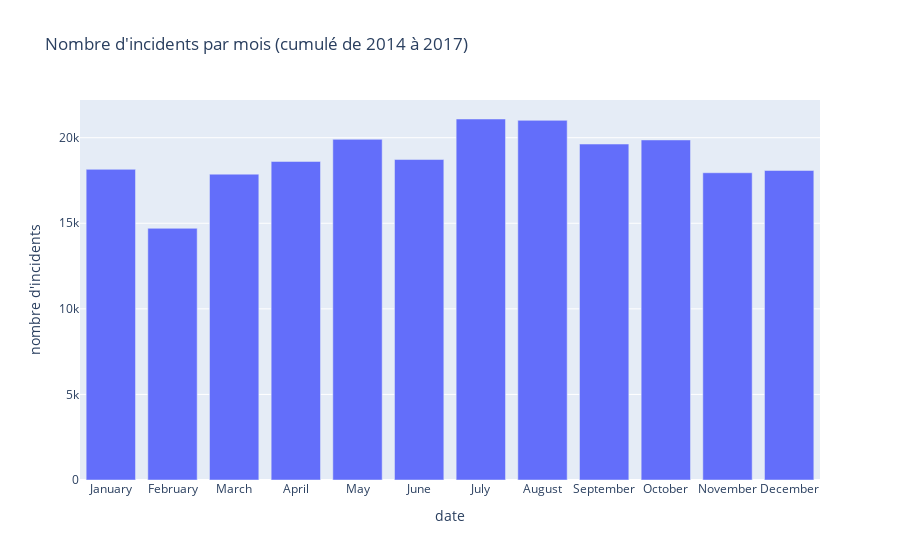

Here is the notebook cell this chart was saved with:
### Code cell
fig4 = px.bar(updated_base[updated_base['date'].dt.year.isin([2014,2015,2016,2017])], 
            x=pd.unique(updated_base[updated_base['date'].dt.year.isin([2014,2015,2016,2017])]['date'].dt.month_name()), 
            y=updated_base[updated_base['date'].dt.year.isin([2014,2015,2016,2017])].groupby(updated_base[updated_base['date'].dt.year.isin([2014,2015,2016,2017])]['date'].dt.month).count()['incident_id'],
            labels={"x":"date", "y":"nombre d'incidents"},
            title="Nombre d'incidents par mois (cumulé de 2014 à 2017)")


fig4.show()

### Figure 1 — Plotly figure (JSON) as saved in the notebook; plotly's stock layout.template omitted (floating-point values rounded to 4 significant figures)
{"data": [{"alignmentgroup": "True", "hovertemplate": "date=%{x}<br>nombre d'incidents=%{y}<extra></extra>", "legendgroup": "", "marker": {"color": "#636efa", "pattern": {"shape": ""}}, "name": "", "offsetgroup": "", "orientation": "v", "showlegend": false, "textposition": "auto", "type": "bar", "x": ["January", "February", "March", "April", "May", "June", "July", "August", "September", "October", "November", "December"], "xaxis": "x", "y": [18150, 14705, 17869, 18611, 19903, 18724, 21092, 21012, 19628, 19868, 17951, 18084], "yaxis": "y"}], "layout": {"barmode": "relative", "legend": {"tracegroupgap": 0}, "title": {"text": "Nombre d'incidents par mois (cumulé de 2014 à 2017)"}, "xaxis": {"anchor": "y", "domain": [0, 1], "title": {"text": "date"}}, "yaxis": {"anchor": "x", "domain": [0, 1], "title": {"text": "nombre d'incidents"}}}}
